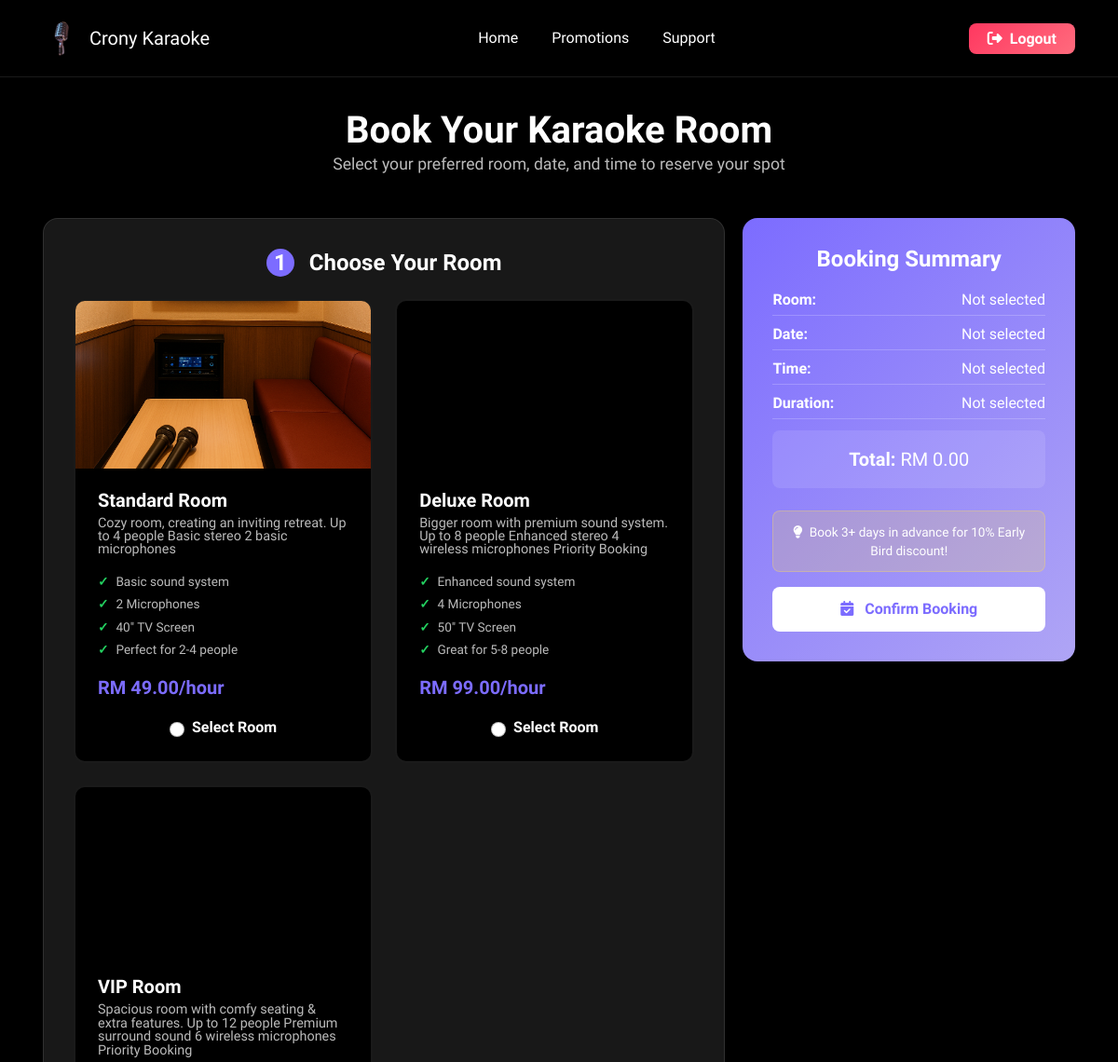
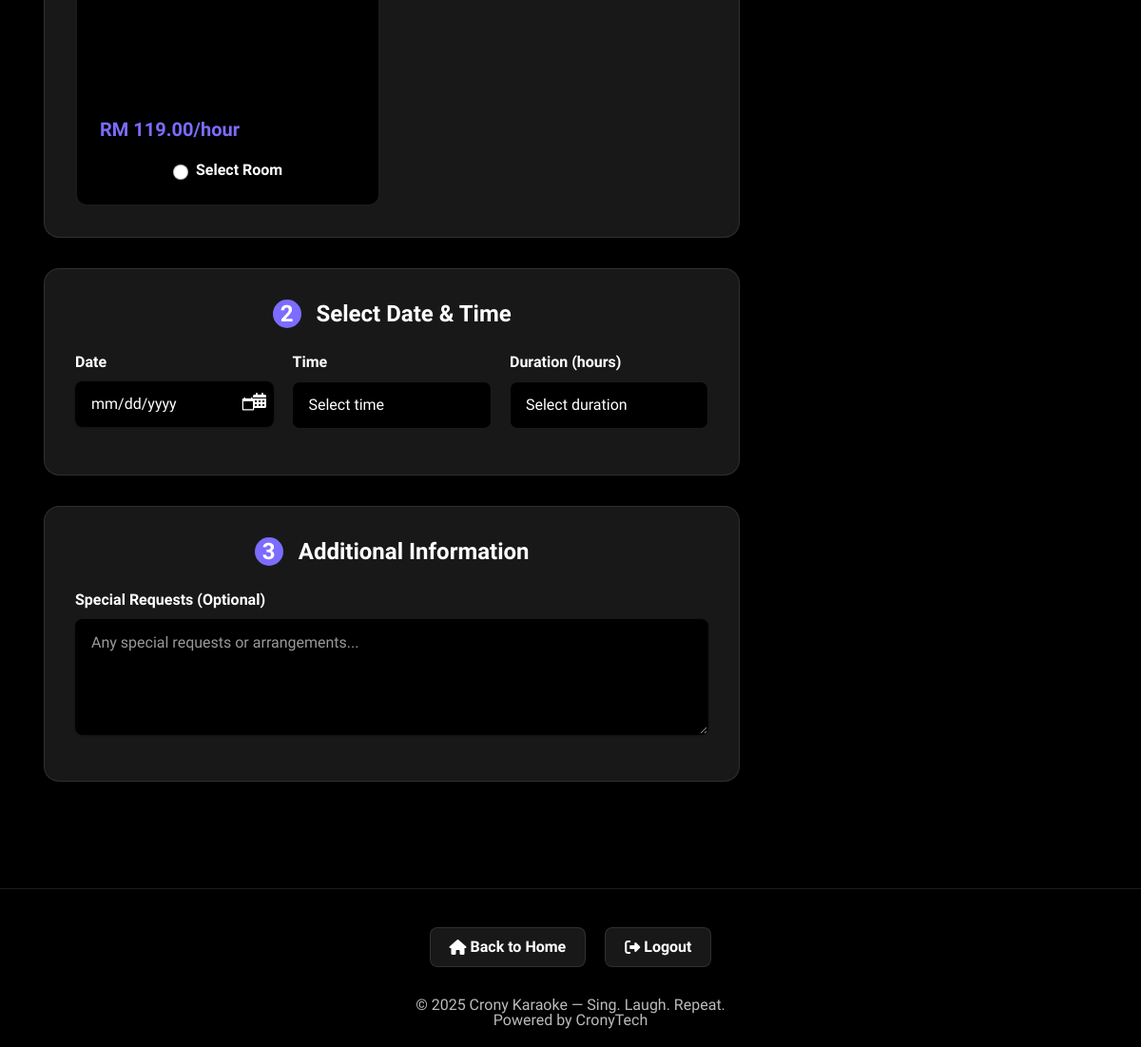
Page /make_reservation.php (signed in) on the committed database (2 pictures, top to bottom).
### tables this page shows
CREATE TABLE `packages` (
  `packageID` int(11) NOT NULL,
  `packageName` varchar(100) DEFAULT NULL,
  `description` text DEFAULT NULL,
  `image` varchar(255) DEFAULT NULL,
  `pricePerHour` decimal(10,2) DEFAULT NULL
);

### make_reservation.php (the view, shortened to what this page needs)
<?php
include '../dbconfig.php';
$packageQuery = "SELECT packageID, packageName, pricePerHour, description, image FROM packages ORDER BY pricePerHour";
$packageResult = mysqli_query($conn, $packageQuery);
$packages = [];
while ($row = mysqli_fetch_assoc($packageResult)) {
    $packages[] = $row;
}
$packageFeatures = [];
if (!empty($packages)) {
    foreach ($packages as $package) {
        $packageId = $package['packageID'];
        $featuresQuery = "SELECT featureText FROM package_features WHERE packageID = ?";
        $stmtFeatures = mysqli_prepare($conn, $featuresQuery);
        mysqli_stmt_bind_param($stmtFeatures, "i", $packageId);
        mysqli_stmt_execute($stmtFeatures);
        $featuresResult = mysqli_stmt_get_result($stmtFeatures);
        $featuresList = [];
        while ($featureRow = mysqli_fetch_assoc($featuresResult)) {
            $featuresList[] = $featureRow['featureText'];
        }
        $packageFeatures[$packageId] = $featuresList;
    }
}
?>
<!DOCTYPE html>
<html lang="en">
<head>
    <link rel="stylesheet" href="../assets/bootstrap/css/bootstrap.min.css">
    <link rel="stylesheet" href="../assets/animatecss/animate.css">
    <link rel="stylesheet" href="../assets/theme/css/style.css">
    <link rel="stylesheet" href="https://cdnjs.cloudflare.com/ajax/libs/font-awesome/6.4.2/css/all.min.css">
    <link rel="stylesheet" href="../assets/make_reservation.css">
</head>
<body>
    <nav class="navbar navbar-expand-lg navbar-dark fixed-top">
        <div class="container">
            <a class="navbar-brand" href="user_home.php">
                <img src="../assets/images/cronykaraoke-1.webp" alt="Crony Karaoke Logo">
                <span>Crony Karaoke</span>
            </a>
            <div class="collapse navbar-collapse" id="navbarNav">
                <ul class="navbar-nav ms-auto me-auto">
                    <li class="nav-item">
                        <a class="nav-link" href="user_home.php">Home</a>
                    </li>
                    <li class="nav-item">
                        <a class="nav-link" href="user_home.php#promotions">Promotions</a>
                    </li>
                    <li class="nav-item">
                        <a class="nav-link" href="mailto:helper@cronykaraoke.com">Support</a>
                    </li>
                </ul>
                <a class="btn-logout" href="../logout.php">
                    <i class="fas fa-sign-out-alt me-1"></i>
                    Logout
                </a>
            </div>
        </div>
    </nav>
    <main class="main-content">
        <div class="container">
            <div class="page-header">
                <h1 class="page-title">Book Your Karaoke Room</h1>
                <p class="page-subtitle">Select your preferred room, date, and time to reserve your spot</p>
            </div>
            <form method="post" action="" class="needs-validation" novalidate>
                <div class="row">
                    <div class="col-lg-8">
                        <div class="form-section">
                            <h2 class="section-header">
                                <span class="step-number">1</span>
                                Choose Your Room
                            </h2>
                            <div class="room-grid">
                                <?php
                                $defaultImage = '../assets/images/placeholder-room.png';
                                foreach ($packages as $package):
                                    $packageID = $package['packageID'];
                                    $packageName = $package['packageName'];
                                    $packageImage = !empty($package['image']) ? '../assets/images/packages/' . htmlspecialchars($package['image']) : $defaultImage;
                                ?>
                                    <div class="room-card" onclick="selectRoom('<?php echo $packageName; ?>')">
                                        <div class="room-image" style="background-image: url('<?php echo $packageImage; ?>');"></div>
                                        <div class="room-details">
                                            <h4 class="room-title"><?php echo htmlspecialchars($packageName); ?> Room</h4>
                                            <p class="room-description"><?php echo htmlspecialchars($package['description']); ?></p>
                                            <ul class="room-features">
                                                <?php
                                                if (isset($packageFeatures[$packageID]) && !empty($packageFeatures[$packageID])) {
                                                    foreach ($packageFeatures[$packageID] as $feature): ?>
                                                        <li><?php echo htmlspecialchars($feature); ?></li>
                                                    <?php endforeach;
                                                } else {
                                                    echo '<li>No specific features listed.</li>';
                                                }
                                                ?>
                                            </ul>
                                            <div class="room-price">RM <?php echo number_format($package['pricePerHour'], 2); ?>/hour</div>
                                            <div class="room-select-container">
                                                <input class="form-check-input room-select" type="radio" name="room" id="<?php echo strtolower(str_replace(' ', '-', $packageName)); ?>-room" value="<?php echo htmlspecialchars($packageName); ?>" required>
                                                <label class="form-check-label" for="<?php echo strtolower(str_replace(' ', '-', $packageName)); ?>-room">
                                                    Select Room
                                                </label>
                                            </div>
                                        </div>
                                    </div>
                                <?php endforeach; ?>
                            </div>
                        </div>
                        <div class="form-section">
                            <h2 class="section-header">
                                <span class="step-number">2</span>
                                Select Date & Time
                            </h2>
                            <div class="row">
                                <div class="col-md-4 mb-3 position-relative">
                                    <label for="date" class="form-label">Date</label>
                                    <input type="date" class="form-control" id="date" name="date" required min="<?php echo date('Y-m-d'); ?>" style="color-scheme: dark;">
                                </div>
                                <div class="col-md-4 mb-3">
                                    <label for="time" class="form-label">Time</label>
                                    <select class="form-select" id="time" name="time" required>
                                        <option value="" selected disabled>Select time</option>
                                    </select>
                                </div>
                                <div class="col-md-4 mb-3">
                                    <label for="duration" class="form-label">Duration (hours)</label>
                                    <select class="form-select" id="duration" name="duration" required>
                                        <option value="" selected disabled>Select duration</option>
                                    </select>
                                </div>
                            </div>
                        </div>
                        <div class="form-section">
                            <h2 class="section-header">
                                <span class="step-number">3</span>
                                Additional Information
                            </h2>
                            <div class="mb-3">
                                <label for="special-requests" class="form-label">Special Requests (Optional)</label>
                                <textarea class="form-control" id="special-requests" name="special_requests" rows="4" placeholder="Any special requests or arrangements..."></textarea>
                            </div>
                        </div>
                    </div>
                    <div class="col-lg-4">
                        <div class="summary-card">
                            <h3 class="summary-title">Booking Summary</h3>
                            <div class="summary-row">
                                <span class="summary-label">Room:</span>
                                <span class="summary-value" id="summary-room">Not selected</span>
                            </div>
                            <div class="summary-row">
                                <span class="summary-label">Date:</span>
                                <span class="summary-value" id="summary-date">Not selected</span>
                            </div>
                            <div class="summary-row">
                                <span class="summary-label">Time:</span>
                                <span class="summary-value" id="summary-time">Not selected</span>
                            </div>
                            <div class="summary-row">
                                <span class="summary-label">Duration:</span>
                                <span class="summary-value" id="summary-duration">Not selected</span>
                            </div>
                            <div class="summary-total">
                                <div>Total: <span id="summary-total">RM 0.00</span></div>
                            </div>
                            <div class="discount-notice">
                                <i class="fas fa-lightbulb me-1"></i>
                                Book 3+ days in advance for 10% Early Bird discount!
                            </div>
                            <button type="submit" name="submit" class="btn-book">
                                <i class="fas fa-calendar-check me-2"></i>
                                Confirm Booking
                            </button>
                        </div>
                    </div>
                </div>
            </form>
        </div>
    </main>
    <footer class="footer">
        <div class="container">
            <div class="footer-buttons">
                <a href="user_home.php" class="btn btn-secondary">
                    <i class="fas fa-home me-1"></i>
                    Back to Home
                </a>
                <a href="../logout.php" class="btn btn-secondary">
                    <i class="fas fa-sign-out-alt me-1"></i>
                    Logout
                </a>
            </div>
            <p class="mb-0">© 2025 Crony Karaoke — Sing. Laugh. Repeat.</p>
            <p class="mb-0">Powered by CronyTech</p>
        </div>
    </footer>
</body>
</html>

### assets/theme/css/style.css (style rules this page uses)
body { font-style: normal; line-height: 1.5; font-weight: 400; color: #232323; position: relative; }
button { background-color: transparent; border-color: transparent; }
section, .container, .container-fluid { position: relative; word-wrap: break-word; }
a { font-style: normal; font-weight: 400; cursor: pointer; }
a, a:hover { text-decoration: none; }
h1, h2, h3, h4, h5, h6, .display-1, .display-2, .display-4, .display-5, .display-7, span, p, a { line-height: 1; word-break: break-word; word-wrap: break-word; font-weight: 400; }
img, iframe { display: block; width: 100%; }
.btn { font-weight: 600; border-width: 1px; font-style: normal; margin: 0.6rem 0.6rem; white-space: normal; transition: all 0.2s ease-in-out; display: inline-flex; align-items: center; justify-content: center; word-break: break-word; }
[type=submit] { -webkit-appearance: none; }
.navbar { display: -webkit-flex; -webkit-flex-wrap: wrap; -webkit-align-items: center; -webkit-justify-content: space-between; }
.navbar-collapse { -webkit-flex-basis: 100%; -webkit-flex-grow: 1; -webkit-align-items: center; }
.row { display: -webkit-flex; -webkit-flex-wrap: wrap; }
html, body { height: auto; min-height: 100vh; }
.form-control { background-color: #ffffff; background-clip: border-box; color: #232323; line-height: 1rem !important; height: auto; padding: 1.2rem 2rem; transition: border-color 0.25s ease 0s; border: 1px solid transparent !important; border-radius: 4px; box-shadow: rgba(0, 0, 0, 0.07) 0px 1px 1px 0px, rgba(0, 0, 0, 0.07) 0px 1px 3px 0px, rgba(0, 0, 0, 0.03) 0px 0px 0px 1px; }
.row > * { padding-right: 1rem; padding-left: 1rem; }
form .row { margin-left: -0.6rem; margin-right: -0.6rem; }
form .row [class*=col] { padding-left: 0.6rem; padding-right: 0.6rem; }
form .form-check-input { margin-top: 0.5; }
textarea.form-control { line-height: 1.5rem !important; }
.form-control, form .btn { min-height: 48px; }
ul, ol, pre, blockquote { margin-bottom: 2.3125rem; }
.container, .container-fluid { padding-left: 16px; padding-right: 16px; }
.row { margin-left: -16px; margin-right: -16px; }
.row > [class*=col] { padding-left: 16px; padding-right: 16px; }

### rows in the picture
packages: image (picture), packageName "Standard", description "Cozy room, creating an inviting retreat. Up to 4 people Basic stereo 2 basic microphones", packageID "Basic sound system", packageID "2 Microphones", packageID "40\" TV Screen", packageID "Perfect for 2-4 people", pricePerHour "49.00"
packages: packageName "Deluxe", description "Bigger room with premium sound system. Up to 8 people Enhanced stereo 4 wireless microphones Priority Booking", packageID "Enhanced sound system", packageID "4 Microphones", packageID "50\" TV Screen", packageID "Great for 5-8 people", pricePerHour "99.00"
packages: packageName "VIP", description "Spacious room with comfy seating & extra features. Up to 12 people Premium surround sound 6 wireless microphones Priority Booking", pricePerHour "119.00"
